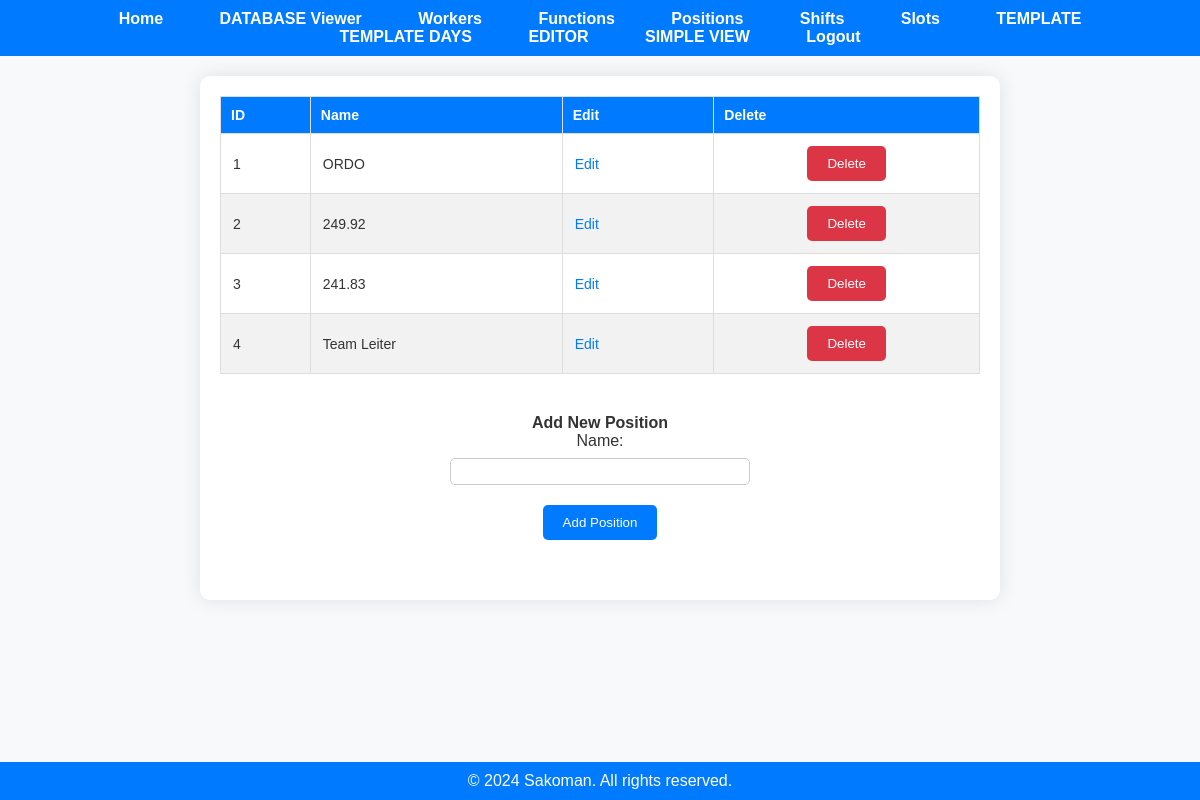
Page /positions (signed in) on the earlier database version.
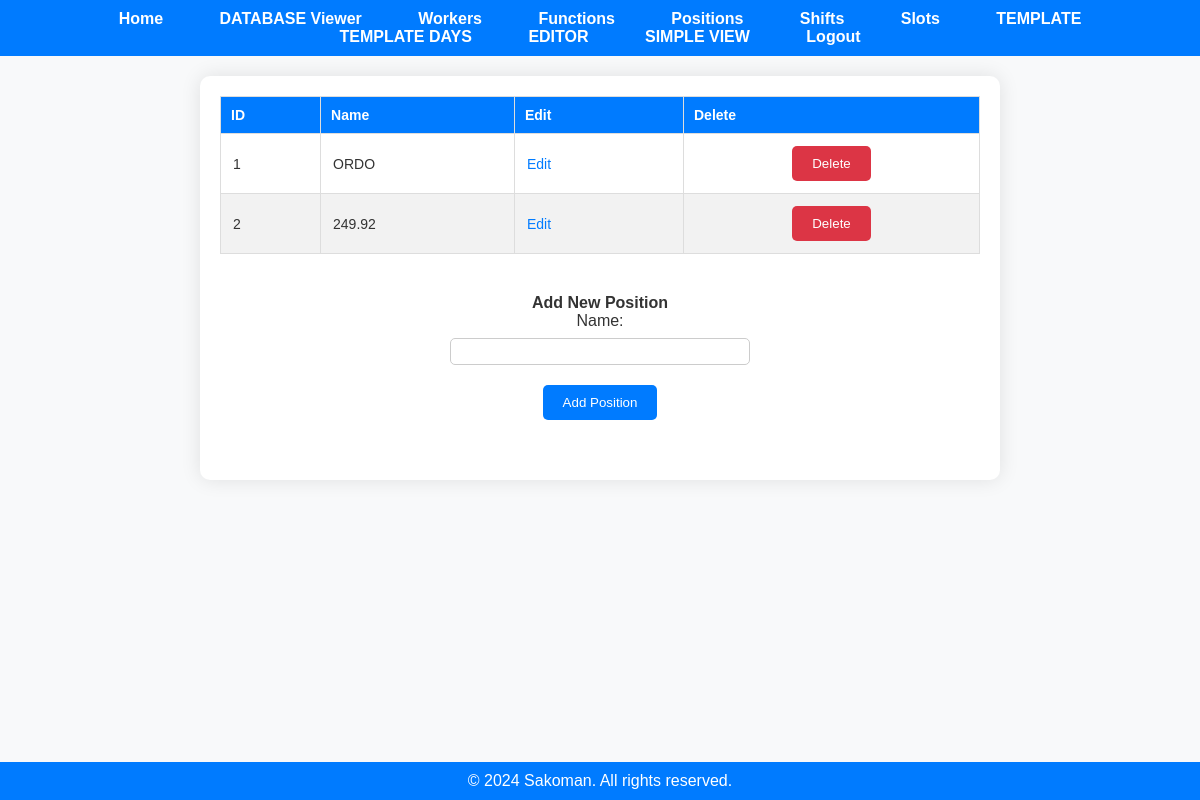
Same page on the later database version.
### app.py (models this page shows)
class Position(db.Model):
    position_id = db.Column(db.Integer, primary_key=True)
    user_id = db.Column(db.Integer, nullable=False)
    name = db.Column(db.String(50), nullable=False)

### app.py (the view)
@app.route('/positions')
@employer_required
def display_positions():
    if 'user_id' not in session:
        flash('You must be logged in to view this page.', 'error')
        return redirect(url_for('login'))
    user_id = session['user_id']
    positions = fetch_all(user_id, 'Position')
    return render_template('positions.html', positions=positions)

### app.py (called while the page is built)
@login_manager.user_loader
def load_user(user_id):
    return User.query.get(int(user_id))

def employer_required(func):
    @wraps(func)
    def decorated_function(*args, **kwargs):
        if not current_user.is_authenticated:
            flash('You must be logged in to view this page.', 'error')
            return redirect(url_for('login'))
        if current_user.role != 'employer':
            flash('You do not have permission to view this page.', 'error')
            return redirect('/')
        return func(*args, **kwargs)
    return decorated_function

def fetch_all(user_id, table_name):
    if table_name not in ['Worker', 'Function', 'Position', 'Shift', 'Slot', 'Year_Days', 'Schedule']:
        return None
    table_class = globals()[table_name]
    items = table_class.query.filter_by(user_id=user_id).all()
    return items

### templates/positions.html (shortened to what this page needs)
<!DOCTYPE html>
<html lang="en">
<head>
    <link rel="stylesheet" href="{{ url_for('static', filename='styles.css') }}">
</head>
<body>
    {% include 'navbar.html' %}
    <div class="container">
        <div class="existing-items-section">
            {% if positions %}
                <table class="data-table">
                    <thead>
                        <tr>
                            <th>ID</th>
                            <th>Name</th>
                            <th>Edit</th>
                            <th>Delete</th>
                        </tr>
                    </thead>
                    <tbody>
                        {% for position in positions %}
                            <tr>
                                <td>{{ position.position_id }}</td>
                                <td>{{ position.name }}</td>
                                <td>
                                    <a href="/edit/{{ table_name }}/{{ position.position_id }}" class="action-link">Edit</a>
                                </td>
                                <td>
                                    <form action="/delete/{{ table_name }}/{{ position.position_id }}" method="post">
                                        <button type="submit" class="delete-button">Delete</button>
                                    </form>
                                </td>
                            </tr>
                        {% endfor %}
                    </tbody>
                </table>
            {% else %}
                <p>No positions available.</p>
            {% endif %}
        </div>
        <div class="add-item-section">
            <h2>Add New Position</h2>
            <form action="/add/position" method="post" class="add-form">
                <label for="name">Name:</label>
                <input type="text" id="name" name="name">
                <button type="submit" class="add-button">Add Position</button>
            </form>
        </div>
    </div>
    <div class="footer">
        &copy; 2024 Sakoman. All rights reserved.
    </div>
</body>
</html>

Differences in the rows shown:
removed Position: position_id "3", name "241.83"
removed Position: position_id "4", name "Team Leiter"
